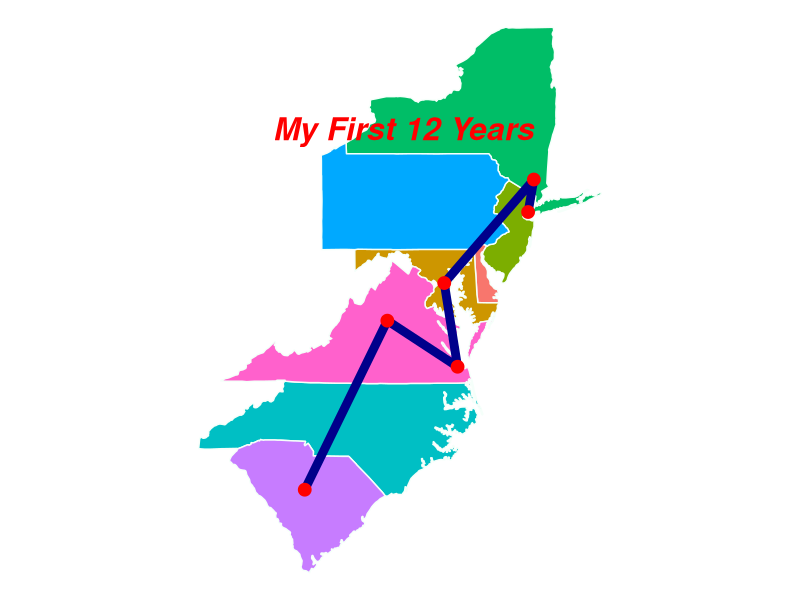

This figure's R source:
library(ggplot2)
library(maps)
library(dplyr)

all_states = map_data("state")
my_states = c("south carolina", "north carolina", "virginia", 
              "maryland","delaware","pennsylvania", 
              "new jersey", "new york")
states = filter(all_states, region %in% my_states)

homes = c(34.014139, -81.044857,
          38.034404, -78.491326,
          36.938614, -76.319839,
          38.929075, -76.732230,
          41.390807, -73.962063,
          40.618058, -74.139493)

p = 
  ggplot() + 
  geom_polygon(data = states, 
               aes(x = long, y = lat, fill = region, group = group), 
               color = "mintcream") + 
  coord_fixed(1.3) +
  guides(fill=FALSE) + 
  theme_void() +
  geom_path(aes(x=homes[seq(2,12,2)], y=homes[seq(1,12,2)]), 
            color="darkblue", size=3, lineend="round") + 
  geom_point(aes(x=homes[seq(2,12,2)], y=homes[seq(1,12,2)]), 
             color="red", size=4) +
  annotate("text", y=42.6, x=-78, size=8, color="red",
           label="My First 12 Years", fontface="bold.italic")

png("homes.png", width=4, height=4, units='in', res=800, bg="transparent")
plot(p) 
dev.off()